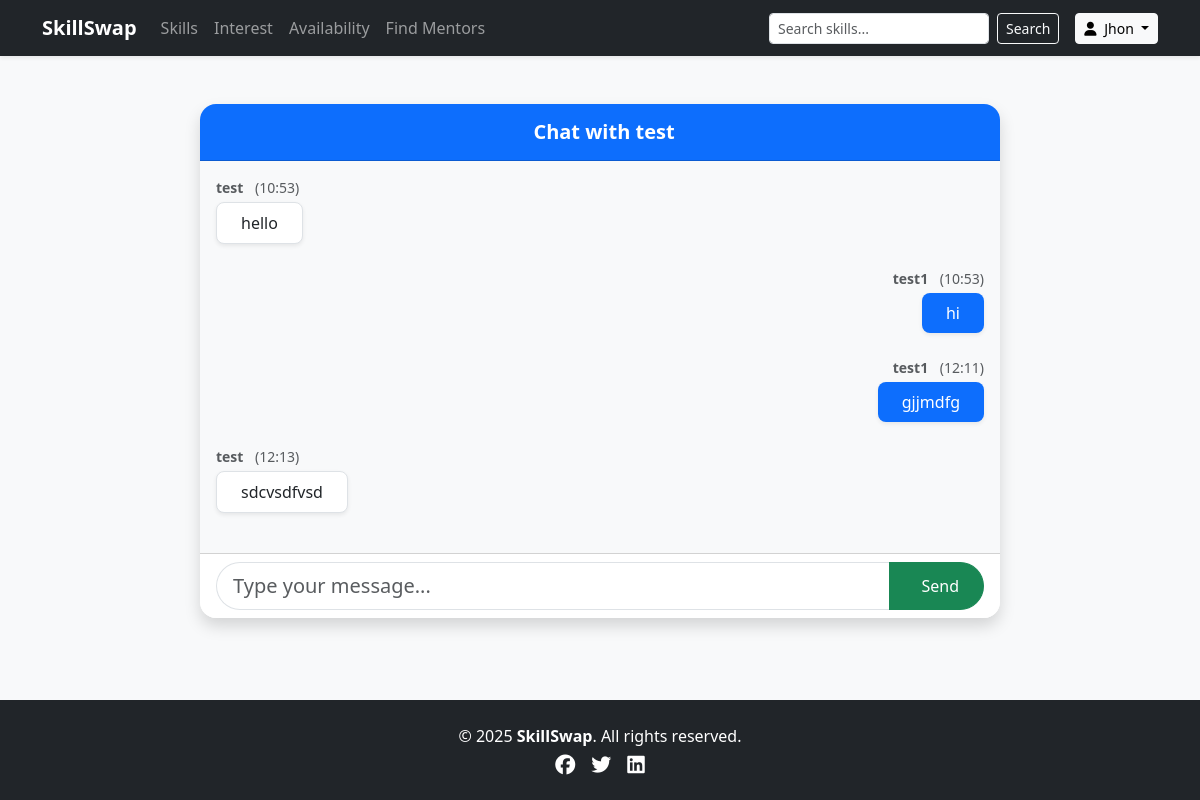
Screenshot of /chat/1/ (signed in) with the database file from the repository.
### accounts/models.py (models this page shows, shortened)
class CustomUser(AbstractUser):
    email = models.EmailField(unique=True)
    contact_number = models.CharField(
        max_length=15,
        validators=[RegexValidator(r'^\+?\d{9,15}$', 'Enter a valid phone number.')],
        blank=True,
        null=True
    )
    is_verified = models.BooleanField(default=False)
    profile_picture = models.ImageField(upload_to='profile_pics/', blank=True, null=True)
    date_joined = models.DateTimeField(auto_now_add=True)
    last_active = models.DateTimeField(auto_now=True)
    USERNAME_FIELD = 'email'  # Use email for authentication
    REQUIRED_FIELDS = ['username']  # Needed for createsuperuser

### communication/models.py (models this page shows, shortened)
class Message(models.Model):
    sender = models.ForeignKey(settings.AUTH_USER_MODEL, on_delete=models.CASCADE, related_name='sent_messages')
    receiver = models.ForeignKey(settings.AUTH_USER_MODEL, on_delete=models.CASCADE, related_name='received_messages')
    encrypted_content = models.BinaryField()
    timestamp = models.DateTimeField(auto_now_add=True)
    def get_decrypted_message(self):
        return fernet.decrypt(self.encrypted_content).decode('utf-8')

### communication/views.py (the view)
# urls.py: path('chat/<int:user_id>/', views.chat_view, name='chat_view'),
@login_required
def chat_view(request, user_id):
    other_user = CustomUser.objects.get(id=user_id)  # Use CustomUser
    messages = Message.objects.filter(
        sender__in=[request.user, other_user],
        receiver__in=[request.user, other_user]
    ).order_by('timestamp')
    for msg in messages:
        msg.decrypted = msg.get_decrypted_message()
    if request.method == "POST":
        content = request.POST.get("message")
        if content:
            msg = Message(sender=request.user, receiver=other_user)
            msg.save_encrypted_message(content)
            return redirect('chat_view', user_id=other_user.id)
    return render(request, 'chat.html', {
        'messages': messages,
        'other_user': other_user
    })

### templates/chat.html (shortened to what this page needs)
{% extends "base.html" %}
{% block content %}
<div class="container py-5">
    <div class="card shadow border-0 rounded-4 mx-auto" style="max-width: 800px;">
        <div class="card-header bg-primary text-white text-center rounded-top-4 py-3">
            <h5 class="mb-0 fw-semibold">
                 Chat with {{ other_user.username }}
            </h5>
        </div>
        <div class="card-body bg-light overflow-auto" style="max-height: 500px;" id="chatBody">
            {% for msg in messages %}
                <div class="d-flex {% if msg.sender == request.user %}justify-content-end{% else %}justify-content-start{% endif %} mb-4">
                    <div class="d-flex flex-column align-items-{% if msg.sender == request.user %}end{% else %}start{% endif %}">
                        <small class="text-muted mb-1">
                            <strong>{{ msg.sender.username }}</strong>
                            <span class="ms-2">({{ msg.timestamp|date:"H:i" }})</span>
                        </small>
                        <div class="px-4 py-2 rounded-3 shadow-sm
                            {% if msg.sender == request.user %}
                                bg-primary text-white
                            {% else %}
                                bg-white border text-dark
                            {% endif %}">
                            {{ msg.decrypted }}
                        </div>
                    </div>
                </div>
            {% endfor %}
        </div>
        <form method="post" autocomplete="off">
            <div class="card-footer bg-white rounded-bottom-4">
                <div class="input-group">
                    <input type="text" name="message" class="form-control form-control-lg rounded-start-pill border-end-0" placeholder="Type your message..." required>
                    <button class="btn btn-success rounded-end-pill border-start-0 d-flex align-items-center px-4" type="submit">
                         Send
                    </button>
                </div>
            </div>
        </form>
    </div>
</div>
{% endblock %}

### templates/base.html (shortened to what this page needs)
{% load static %}
<!DOCTYPE html>
<html lang="en">
<head>
    <link href="https://cdn.jsdelivr.net/npm/bootstrap@5.3.3/dist/css/bootstrap.min.css" rel="stylesheet">
    <link href="https://cdnjs.cloudflare.com/ajax/libs/font-awesome/6.5.0/css/all.min.css" rel="stylesheet">
</head>
<body class="bg-light text-dark d-flex flex-column min-vh-100">
    <nav class="navbar navbar-expand-lg navbar-dark bg-dark shadow-sm">
        <div class="container">
            <a class="navbar-brand fw-bold" href="/">SkillSwap</a>
            <div class="collapse navbar-collapse justify-content-between" id="navbarNavDropdown">
                {% if request.user.is_authenticated %}
                <ul class="navbar-nav">
                    <li class="nav-item">
                        <a class="nav-link" href="{% url 'skill_list' %}">Skills</a>
                    </li>
                    <li class="nav-item">
                        <a class="nav-link" href="{% url 'interests_page' %}">Interest</a>
                    </li>
                    <li class="nav-item">
                        <a class="nav-link" href="{% url 'availability_page' %}">Availability</a>
                    </li>
                    <li class="nav-item">
                        <a class="nav-link" href="{% url 'mentor_search' %}">Find Mentors</a>
                    </li>
                </ul>
                {% endif %}
                <div class="d-flex align-items-center gap-3">
                    <form class="d-flex" role="search" method="GET" action="#">
                        <input class="form-control form-control-sm me-2" type="search" name="query"
                            placeholder="Search skills..." aria-label="Search">
                        <button class="btn btn-outline-light btn-sm" type="submit">Search</button>
                    </form>
                    {% if request.user.is_authenticated %}
                    <div class="dropdown">
                        <a class="btn btn-light btn-sm dropdown-toggle" href="#" role="button"
                            data-bs-toggle="dropdown" aria-expanded="false">
                            <i class="fa-solid fa-user me-1"></i>
                            {{ request.user.first_name|default:"Profile" }}
                        </a>
                    </div>
                    {% else %}
                    <a class="btn btn-outline-light btn-sm me-2" href="{% url 'login' %}">Login</a>
                    <a class="btn btn-primary btn-sm" href="{% url 'signup' %}">Sign Up</a>
                    {% endif %}
                </div>
            </div>
        </div>
    </nav>
    <main class="flex-grow-1">
        <div class="">
            {% block content %}{% endblock %}
        </div>
    </main>
    <footer class="bg-dark text-white py-4 mt-auto">
        <div class="container text-center">
            <p class="mb-1">&copy; 2025 <strong>SkillSwap</strong>. All rights reserved.</p>
            <div class="d-flex justify-content-center gap-3">
                <a href="#" class="text-white"><i class="fab fa-facebook fa-lg"></i></a>
                <a href="#" class="text-white"><i class="fab fa-twitter fa-lg"></i></a>
                <a href="#" class="text-white"><i class="fab fa-linkedin fa-lg"></i></a>
            </div>
        </div>
    </footer>
</body>
</html>

### rows the page displays
CustomUser: user.first_name "Jhon"
CustomUser: username "test"
Message: sender.username "test", timestamp "10:53", decrypted "hello"
Message: sender.username "test1", timestamp "10:53", decrypted "hi"
Message: sender.username "test1", timestamp "12:11", decrypted "gjjmdfg"
Message: sender.username "test", timestamp "12:13", decrypted "sdcvsdfvsd"
